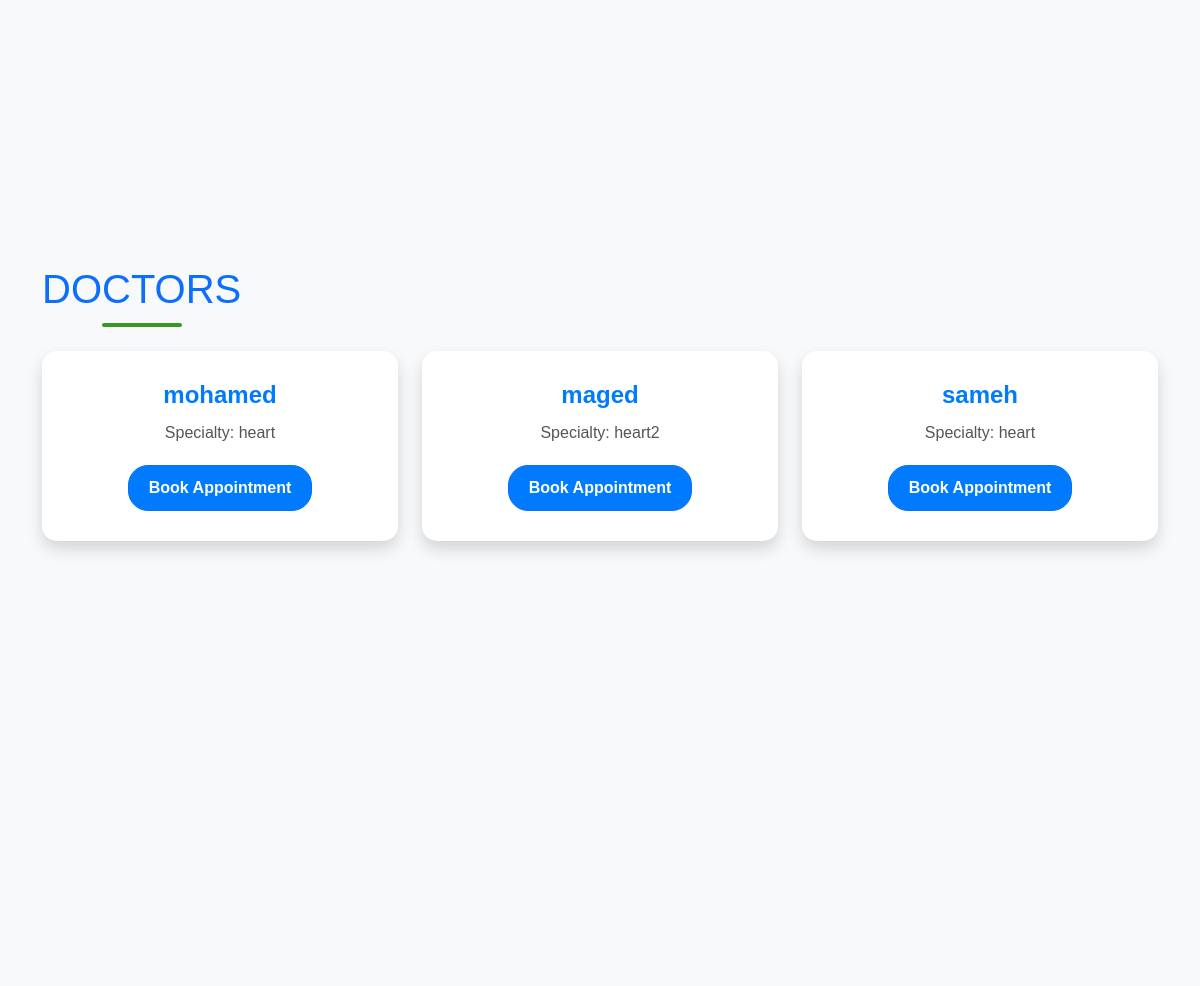
Before: /indexuser (signed in, middle part) with the older database file.
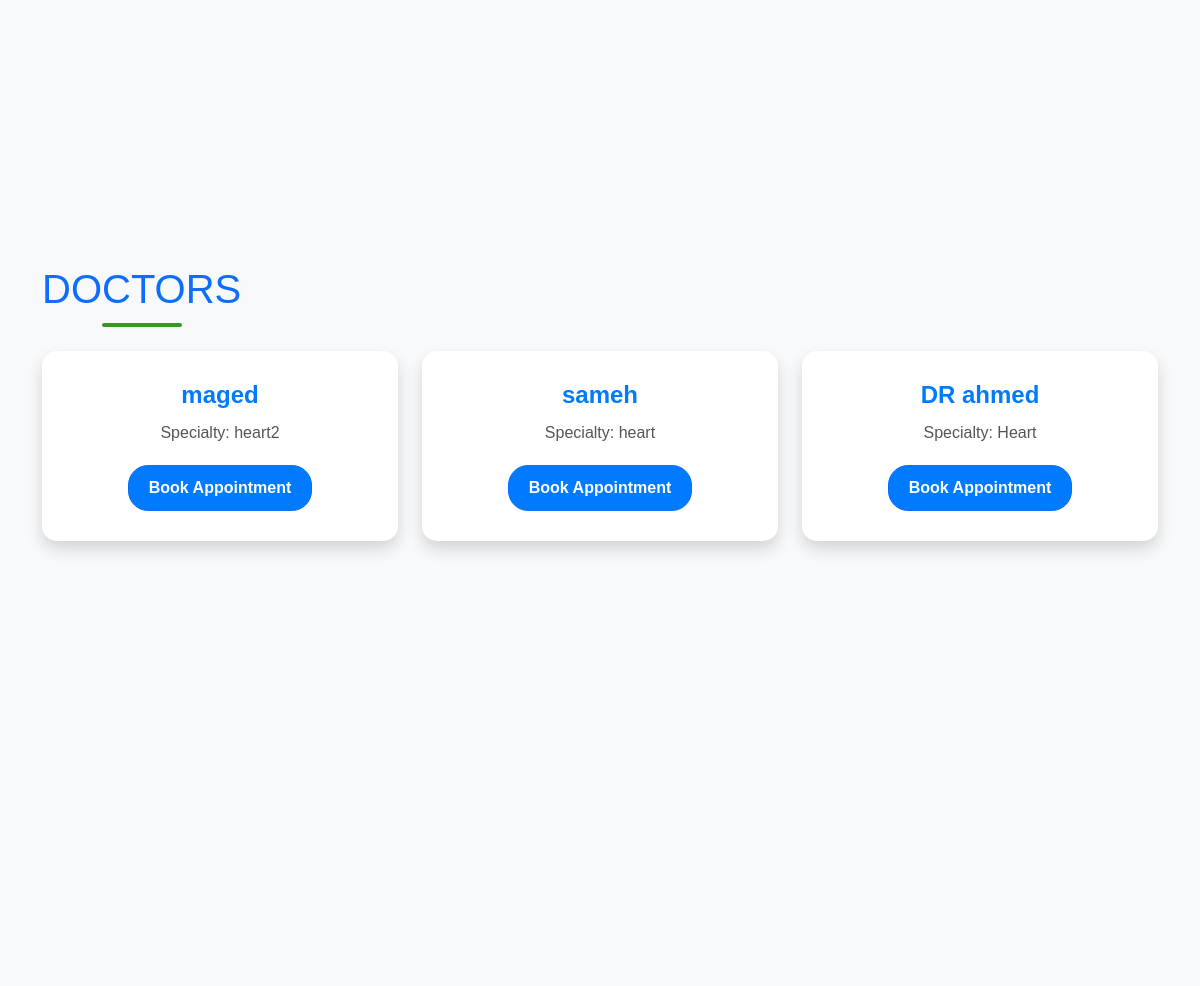
After: the same page with the newer database file.
### tables this page shows
CREATE TABLE doctors (
            id INTEGER PRIMARY KEY AUTOINCREMENT,
            name TEXT NOT NULL,
            specialization TEXT NOT NULL,
            salary REAL NOT NULL
        );

### app.py (the view)
@app.route('/indexuser')
def index_user():
    if 'user_type' in session and session['user_type'] == 'user':
        user_email = session.get('user_email')
        if not user_email:
            return redirect(url_for('login'))
        with sqlite3.connect("users.db") as conn:
            cursor = conn.cursor()
            cursor.execute("SELECT doctor_name, specialty, time_slot FROM appointments WHERE user_email = ?", (user_email,))
            appointments = cursor.fetchall()
            cursor.execute("SELECT message FROM notifications WHERE user_email = ?", (user_email,))
            notifications = cursor.fetchall()
            cursor.execute("SELECT name, specialization FROM doctors")
            doctors = cursor.fetchall()
        return render_template(
            'indexuser.html',
            appointments=appointments,
            notifications=notifications,
            doctors=doctors
        )
    return redirect(url_for('login'))

### templates/indexuser.html (shortened to what this page needs)
<!DOCTYPE html>
<html lang="en">
<head>
    <link href="https://cdn.jsdelivr.net/npm/bootstrap@5.3.2/dist/css/bootstrap.min.css" rel="stylesheet">
    <link rel="stylesheet" href="../static/css/custom.css">
</head>
<body>
    <section id="profile" class="vh-100 d-flex align-items-center bg-light">
    </section>
    <section id="doctors" class="vh-100 bg-light">
        <div class="container">
            <h2 class="text-center text-primary mb-4">Doctors</h2>
            <div class="row">
                {% if doctors %} {% for doctor in doctors %}
                <div class="col-md-4">
                    <div class="card shadow border-0">
                        <div class="card-body text-center">
                            <h5>{{ doctor[0] }}</h5>
                            <p>Specialty: {{ doctor[1] }}</p>
                            <button class="btn btn-primary" onclick="bookAppointment('{{ doctor[0] }}', '{{ doctor[1] }}')">Book Appointment</button>
                        </div>
                    </div>
                </div>
                {% endfor %} {% else %}
                <div class="col-12">
                    <p class="text-center">No doctors available at the moment.</p>
                </div>
                {% endif %}
            </div>
        </div>
    </section>
</body>
</html>

Changed rows visible on the page:
removed doctors: name "mohamed", specialization "heart"
added doctors: name "DR ahmed", specialization "Heart"
